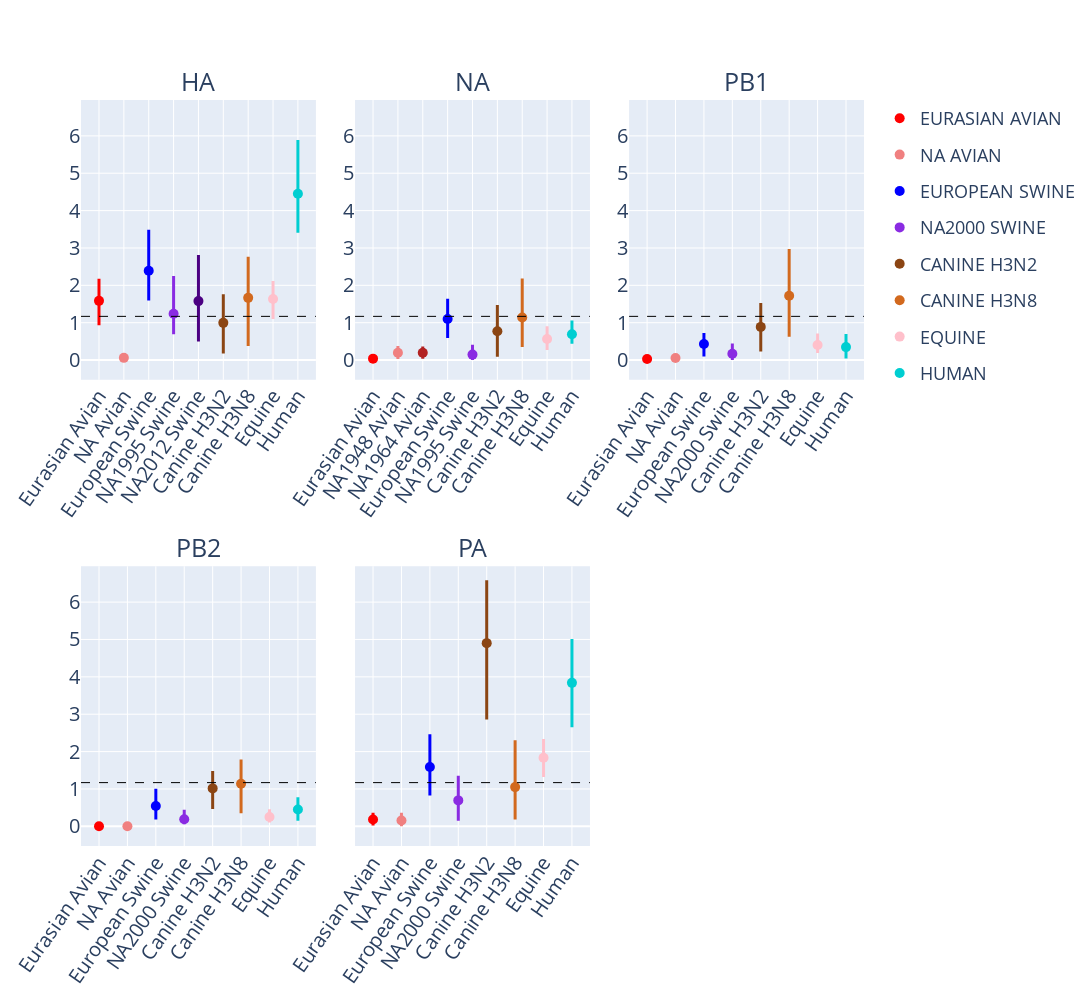

Notebook cell for this chart:
### Code cell
gene_order_map = [
    "HA",
    "NA",
    "PB1",
    "PB2",
    "PA"
]

color_and_host_order_map = {
    'Eurasian\nAvian': 'red',
    'NA\nAvian': 'lightcoral',
    'NA1948\nAvian': 'lightcoral',
    'NA1964\nAvian': 'firebrick',
    'European\nSwine': 'blue',
    'NA1986\nSwine': 'blueviolet',
    'NA1995\nSwine': 'blueviolet',
    'NA2000\nSwine': 'blueviolet',
    'NA2005\nSwine': 'blueviolet',
    'NA2012\nSwine': 'indigo',
    'Canine\nH3N2': 'saddlebrown',
    'Canine\nH3N8': 'chocolate',
    'Equine': 'pink',
    'Human': 'darkturquoise'
}

# Mapping new columns
df_to_use = df_all.copy()
df_to_use['color'] = df_to_use['host'].map(color_and_host_order_map)
df_to_use["host_order"] = df_to_use["host"].map({host:idx for idx,host in enumerate(color_and_host_order_map.keys())}).fillna(float("inf"))
df_to_use["gene_order"] = df_to_use["gene"].map({gene:idx for idx,gene in enumerate(gene_order_map)}).fillna(float("inf"))
df_to_use.sort_values(by=["host_order", "gene_order"], inplace=True)

# genes = df_to_use["gene"].unique()
genes = [element.upper() for element in ['HA', 'NA', 'PB1', 'PB2', 'PA']]
hosts = [element.upper() for element in [
    'Eurasian\nAvian', 
    'NA\nAvian', 
    'NA1948\nAvian',
    'NA1964\nAvian',
    'European\nSwine',
    'NA1995\nSwine',
    'NA2005\nSwine',
    'NA2000\nSwine',
    'NA2012\nSwine', 
    'Canine\nH3N2', 
    'Canine\nH3N8', 
    'Equine', 
    'Human'
]]
number_of_cols = 3
number_of_plots = len(genes)
number_of_rows = math.ceil(number_of_plots/number_of_cols)

# print(number_of_cols, number_of_plots, number_of_rows)

fig = make_subplots(
    subplot_titles=genes,
    rows=number_of_rows, 
    cols=number_of_cols,
    shared_yaxes='all',
    vertical_spacing=0.25,
    horizontal_spacing = 0.05
)

for idx, gene in enumerate(genes):
    subset_df = df_to_use[df_to_use["gene"] == gene]
    
    row_idx = idx % number_of_rows + 1
    column_idx = idx % number_of_cols + 1
    
    for host in hosts:
        
        sub_subset_df = subset_df[subset_df["host"].str.upper() == host]
        
        if sub_subset_df.empty:
            # raise RuntimeError(f"Host: {host} was not present in gene: {gene}")
            continue
        
        fig.add_trace(
            go.Scatter(
                x=sub_subset_df["host"], 
                y=sub_subset_df["adaptive_subs_per_codon_per_year"],
                name=host,
                text=gene,
                marker=dict(
                    color=sub_subset_df["color"].values[0],
                    size=10
                ),
                mode = "markers",
                error_y=dict(
                    type = 'data',
                    array = sub_subset_df["upper_95ci"] - sub_subset_df["adaptive_subs_per_codon_per_year"],
                    arrayminus = sub_subset_df["adaptive_subs_per_codon_per_year"] - sub_subset_df["lower_95ci"],
                    visible = True,
                    color = sub_subset_df["color"].values[0],
                    width=0,
                    thickness=3
                ),
                legendgroup=host,
                showlegend= idx == 1
            ),
            #where it adds data
            row = row_idx, 
            col = column_idx
        )
        
    #this makes the tick labels show for all plots
    getattr(fig.layout, 'yaxis' if idx == 0 else f'yaxis{idx}').showticklabels = True


    #this makes the title appear next to each row
    # if row_idx == 1:
    #     getattr(fig.layout, 'yaxis' if idx == 0 else f'yaxis{idx}').title = r'Adaptive Muts per Codon<br>per Year (x10^-3)'
        
fig.update_annotations(font_size=25)
            
fig.update_layout(
    font_size=18,
    width=1600,
    height=1000
)
fig.update_xaxes(tickangle=-55, tickfont_size=20)
fig.update_yaxes(tickfont_size=20)
fig.add_hline(y=1.17, line_width=1, line_dash="dash", line_color="black")
    
fig.show()

### Figure 1 — Plotly figure (JSON) as saved in the notebook; plotly's stock layout.template omitted (floating-point values rounded to 4 significant figures)
{"data": [{"error_y": {"array": [0.5911], "arrayminus": [0.651], "color": "red", "thickness": 3, "type": "data", "visible": true, "width": 0}, "legendgroup": "EURASIAN\nAVIAN", "marker": {"color": "red", "size": 10}, "mode": "markers", "name": "EURASIAN\nAVIAN", "showlegend": false, "text": "HA", "type": "scatter", "x": ["Eurasian\nAvian"], "xaxis": "x", "y": [1.585], "yaxis": "y"}, {"error_y": {"array": [0.107], "arrayminus": [0.05909], "color": "lightcoral", "thickness": 3, "type": "data", "visible": true, "width": 0}, "legendgroup": "NA\nAVIAN", "marker": {"color": "lightcoral", "size": 10}, "mode": "markers", "name": "NA\nAVIAN", "showlegend": false, "text": "HA", "type": "scatter", "x": ["NA\nAvian"], "xaxis": "x", "y": [0.05909], "yaxis": "y"}, {"error_y": {"array": [1.095], "arrayminus": [0.7975], "color": "blue", "thickness": 3, "type": "data", "visible": true, "width": 0}, "legendgroup": "EUROPEAN\nSWINE", "marker": {"color": "blue", "size": 10}, "mode": "markers", "name": "EUROPEAN\nSWINE", "showlegend": false, "text": "HA", "type": "scatter", "x": ["European\nSwine"], "xaxis": "x", "y": [2.391], "yaxis": "y"}, {"error_y": {"array": [1.014], "arrayminus": [0.5504], "color": "blueviolet", "thickness": 3, "type": "data", "visible": true, "width": 0}, "legendgroup": "NA1995\nSWINE", "marker": {"color": "blueviolet", "size": 10}, "mode": "markers", "name": "NA1995\nSWINE", "showlegend": false, "text": "HA", "type": "scatter", "x": ["NA1995\nSwine"], "xaxis": "x", "y": [1.24], "yaxis": "y"}, {"error_y": {"array": [1.236], "arrayminus": [1.079], "color": "indigo", "thickness": 3, "type": "data", "visible": true, "width": 0}, "legendgroup": "NA2012\nSWINE", "marker": {"color": "indigo", "size": 10}, "mode": "markers", "name": "NA2012\nSWINE", "showlegend": false, "text": "HA", "type": "scatter", "x": ["NA2012\nSwine"], "xaxis": "x", "y": [1.578], "yaxis": "y"}, {"error_y": {"array": [0.7631], "arrayminus": [0.8174], "color": "saddlebrown", "thickness": 3, "type": "data", "visible": true, "width": 0}, "legendgroup": "CANINE\nH3N2", "marker": {"color": "saddlebrown", "size": 10}, "mode": "markers", "name": "CANINE\nH3N2", "showlegend": false, "text": "HA", "type": "scatter", "x": ["Canine\nH3N2"], "xaxis": "x", "y": [0.9956], "yaxis": "y"}, {"error_y": {"array": [1.098], "arrayminus": [1.286], "color": "chocolate", "thickness": 3, "type": "data", "visible": true, "width": 0}, "legendgroup": "CANINE\nH3N8", "marker": {"color": "chocolate", "size": 10}, "mode": "markers", "name": "CANINE\nH3N8", "showlegend": false, "text": "HA", "type": "scatter", "x": ["Canine\nH3N8"], "xaxis": "x", "y": [1.665], "yaxis": "y"}, {"error_y": {"array": [0.4828], "arrayminus": [0.5367], "color": "pink", "thickness": 3, "type": "data", "visible": true, "width": 0}, "legendgroup": "EQUINE", "marker": {"color": "pink", "size": 10}, "mode": "markers", "name": "EQUINE", "showlegend": false, "text": "HA", "type": "scatter", "x": ["Equine"], "xaxis": "x", "y": [1.633], "yaxis": "y"}, {"error_y": {"array": [1.433], "arrayminus": [1.049], "color": "darkturquoise", "thickness": 3, "type": "data", "visible": true, "width": 0}, "legendgroup": "HUMAN", "marker": {"color": "darkturquoise", "size": 10}, "mode": "markers", "name": "HUMAN", "showlegend": false, "text": "HA", "type": "scatter", "x": ["Human"], "xaxis": "x", "y": [4.453], "yaxis": "y"}, {"error_y": {"array": [0.1792], "arrayminus": [0.1584], "color": "red", "thickness": 3, "type": "data", "visible": true, "width": 0}, "legendgroup": "EURASIAN\nAVIAN", "marker": {"color": "red", "size": 10}, "mode": "markers", "name": "EURASIAN\nAVIAN", "showlegend": true, "text": "NA", "type": "scatter", "x": ["Eurasian\nAvian"], "xaxis": "x5", "y": [0.1827], "yaxis": "y5"}, {"error_y": {"array": [0.2118], "arrayminus": [0.1504], "color": "lightcoral", "thickness": 3, "type": "data", "visible": true, "width": 0}, "legendgroup": "NA\nAVIAN", "marker": {"color": "lightcoral", "size": 10}, "mode": "markers", "name": "NA\nAVIAN", "showlegend": true, "text": "NA", "type": "scatter", "x": ["NA\nAvian"], "xaxis": "x5", "y": [0.1544], "yaxis": "y5"}, {"error_y": {"array": [0.877], "arrayminus": [0.7594], "color": "blue", "thickness": 3, "type": "data", "visible": true, "width": 0}, "legendgroup": "EUROPEAN\nSWINE", "marker": {"color": "blue", "size": 10}, "mode": "markers", "name": "EUROPEAN\nSWINE", "showlegend": true, "text": "NA", "type": "scatter", "x": ["European\nSwine"], "xaxis": "x5", "y": [1.587], "yaxis": "y5"}, {"error_y": {"array": [0.6598], "arrayminus": [0.547], "color": "blueviolet", "thickness": 3, "type": "data", "visible": true, "width": 0}, "legendgroup": "NA2000\nSWINE", "marker": {"color": "blueviolet", "size": 10}, "mode": "markers", "name": "NA2000\nSWINE", "showlegend": true, "text": "NA", "type": "scatter", "x": ["NA2000\nSwine"], "xaxis": "x5", "y": [0.6938], "yaxis": "y5"}, {"error_y": {"array": [1.683], "arrayminus": [2.041], "color": "saddlebrown", "thickness": 3, "type": "data", "visible": true, "width": 0}, "legendgroup": "CANINE\nH3N2", "marker": {"color": "saddlebrown", "size": 10}, "mode": "markers", "name": "CANINE\nH3N2", "showlegend": true, "text": "NA", "type": "scatter", "x": ["Canine\nH3N2"], "xaxis": "x5", "y": [4.902], "yaxis": "y5"}, {"error_y": {"array": [1.255], "arrayminus": [0.866], "color": "chocolate", "thickness": 3, "type": "data", "visible": true, "width": 0}, "legendgroup": "CANINE\nH3N8", "marker": {"color": "chocolate", "size": 10}, "mode": "markers", "name": "CANINE\nH3N8", "showlegend": true, "text": "NA", "type": "scatter", "x": ["Canine\nH3N8"], "xaxis": "x5", "y": [1.05], "yaxis": "y5"}, {"error_y": {"array": [0.5014], "arrayminus": [0.5123], "color": "pink", "thickness": 3, "type": "data", "visible": true, "width": 0}, "legendgroup": "EQUINE", "marker": {"color": "pink", "size": 10}, "mode": "markers", "name": "EQUINE", "showlegend": true, "text": "NA", "type": "scatter", "x": ["Equine"], "xaxis": "x5", "y": [1.836], "yaxis": "y5"}, {"error_y": {"array": [1.177], "arrayminus": [1.187], "color": "darkturquoise", "thickness": 3, "type": "data", "visible": true, "width": 0}, "legendgroup": "HUMAN", "marker": {"color": "darkturquoise", "size": 10}, "mode": "markers", "name": "HUMAN", "showlegend": true, "text": "NA", "type": "scatter", "x": ["Human"], "xaxis": "x5", "y": [3.839], "yaxis": "y5"}, {"error_y": {"array": [0.06405], "arrayminus": [0.02729], "color": "red", "thickness": 3, "type": "data", "visible": true, "width": 0}, "legendgroup": "EURASIAN\nAVIAN", "marker": {"color": "red", "size": 10}, "mode": "markers", "name": "EURASIAN\nAVIAN", "showlegend": false, "text": "PB1", "type": "scatter", "x": ["Eurasian\nAvian"], "xaxis": "x3", "y": [0.02729], "yaxis": "y3"}, {"error_y": {"array": [0.05755], "arrayminus": [0.05675], "color": "lightcoral", "thickness": 3, "type": "data", "visible": true, "width": 0}, "legendgroup": "NA\nAVIAN", "marker": {"color": "lightcoral", "size": 10}, "mode": "markers", "name": "NA\nAVIAN", "showlegend": false, "text": "PB1", "type": "scatter", "x": ["NA\nAvian"], "xaxis": "x3", "y": [0.05665], "yaxis": "y3"}, {"error_y": {"array": [0.2935], "arrayminus": [0.3374], "color": "blue", "thickness": 3, "type": "data", "visible": true, "width": 0}, "legendgroup": "EUROPEAN\nSWINE", "marker": {"color": "blue", "size": 10}, "mode": "markers", "name": "EUROPEAN\nSWINE", "showlegend": false, "text": "PB1", "type": "scatter", "x": ["European\nSwine"], "xaxis": "x3", "y": [0.4302], "yaxis": "y3"}, {"error_y": {"array": [0.2734], "arrayminus": [0.1681], "color": "blueviolet", "thickness": 3, "type": "data", "visible": true, "width": 0}, "legendgroup": "NA2000\nSWINE", "marker": {"color": "blueviolet", "size": 10}, "mode": "markers", "name": "NA2000\nSWINE", "showlegend": false, "text": "PB1", "type": "scatter", "x": ["NA2000\nSwine"], "xaxis": "x3", "y": [0.1681], "yaxis": "y3"}, {"error_y": {"array": [0.6371], "arrayminus": [0.6606], "color": "saddlebrown", "thickness": 3, "type": "data", "visible": true, "width": 0}, "legendgroup": "CANINE\nH3N2", "marker": {"color": "saddlebrown", "size": 10}, "mode": "markers", "name": "CANINE\nH3N2", "showlegend": false, "text": "PB1", "type": "scatter", "x": ["Canine\nH3N2"], "xaxis": "x3", "y": [0.8878], "yaxis": "y3"}, {"error_y": {"array": [1.252], "arrayminus": [1.098], "color": "chocolate", "thickness": 3, "type": "data", "visible": true, "width": 0}, "legendgroup": "CANINE\nH3N8", "marker": {"color": "chocolate", "size": 10}, "mode": "markers", "name": "CANINE\nH3N8", "showlegend": false, "text": "PB1", "type": "scatter", "x": ["Canine\nH3N8"], "xaxis": "x3", "y": [1.721], "yaxis": "y3"}, {"error_y": {"array": [0.3085], "arrayminus": [0.2098], "color": "pink", "thickness": 3, "type": "data", "visible": true, "width": 0}, "legendgroup": "EQUINE", "marker": {"color": "pink", "size": 10}, "mode": "markers", "name": "EQUINE", "showlegend": false, "text": "PB1", "type": "scatter", "x": ["Equine"], "xaxis": "x3", "y": [0.4024], "yaxis": "y3"}, {"error_y": {"array": [0.3488], "arrayminus": [0.3042], "color": "darkturquoise", "thickness": 3, "type": "data", "visible": true, "width": 0}, "legendgroup": "HUMAN", "marker": {"color": "darkturquoise", "size": 10}, "mode": "markers", "name": "HUMAN", "showlegend": false, "text": "PB1", "type": "scatter", "x": ["Human"], "xaxis": "x3", "y": [0.3475], "yaxis": "y3"}, {"error_y": {"array": [0], "arrayminus": [0], "color": "red", "thickness": 3, "type": "data", "visible": true, "width": 0}, "legendgroup": "EURASIAN\nAVIAN", "marker": {"color": "red", "size": 10}, "mode": "markers", "name": "EURASIAN\nAVIAN", "showlegend": false, "text": "PB2", "type": "scatter", "x": ["Eurasian\nAvian"], "xaxis": "x4", "y": [0], "yaxis": "y4"}, {"error_y": {"array": [0.001314], "arrayminus": [0.0004989], "color": "lightcoral", "thickness": 3, "type": "data", "visible": true, "width": 0}, "legendgroup": "NA\nAVIAN", "marker": {"color": "lightcoral", "size": 10}, "mode": "markers", "name": "NA\nAVIAN", "showlegend": false, "text": "PB2", "type": "scatter", "x": ["NA\nAvian"], "xaxis": "x4", "y": [0.0004989], "yaxis": "y4"}, {"error_y": {"array": [0.4585], "arrayminus": [0.3635], "color": "blue", "thickness": 3, "type": "data", "visible": true, "width": 0}, "legendgroup": "EUROPEAN\nSWINE", "marker": {"color": "blue", "size": 10}, "mode": "markers", "name": "EUROPEAN\nSWINE", "showlegend": false, "text": "PB2", "type": "scatter", "x": ["European\nSwine"], "xaxis": "x4", "y": [0.5446], "yaxis": "y4"}, {"error_y": {"array": [0.2557], "arrayminus": [0.1305], "color": "blueviolet", "thickness": 3, "type": "data", "visible": true, "width": 0}, "legendgroup": "NA2000\nSWINE", "marker": {"color": "blueviolet", "size": 10}, "mode": "markers", "name": "NA2000\nSWINE", "showlegend": false, "text": "PB2", "type": "scatter", "x": ["NA2000\nSwine"], "xaxis": "x4", "y": [0.1871], "yaxis": "y4"}, {"error_y": {"array": [0.4657], "arrayminus": [0.5487], "color": "saddlebrown", "thickness": 3, "type": "data", "visible": true, "width": 0}, "legendgroup": "CANINE\nH3N2", "marker": {"color": "saddlebrown", "size": 10}, "mode": "markers", "name": "CANINE\nH3N2", "showlegend": false, "text": "PB2", "type": "scatter", "x": ["Canine\nH3N2"], "xaxis": "x4", "y": [1.015], "yaxis": "y4"}, {"error_y": {"array": [0.6499], "arrayminus": [0.788], "color": "chocolate", "thickness": 3, "type": "data", "visible": true, "width": 0}, "legendgroup": "CANINE\nH3N8", "marker": {"color": "chocolate", "size": 10}, "mode": "markers", "name": "CANINE\nH3N8", "showlegend": false, "text": "PB2", "type": "scatter", "x": ["Canine\nH3N8"], "xaxis": "x4", "y": [1.141], "yaxis": "y4"}, {"error_y": {"array": [0.2067], "arrayminus": [0.1428], "color": "pink", "thickness": 3, "type": "data", "visible": true, "width": 0}, "legendgroup": "EQUINE", "marker": {"color": "pink", "size": 10}, "mode": "markers", "name": "EQUINE", "showlegend": false, "text": "PB2", "type": "scatter", "x": ["Equine"], "xaxis": "x4", "y": [0.2475], "yaxis": "y4"}, {"error_y": {"array": [0.3259], "arrayminus": [0.3027], "color": "darkturquoise", "thickness": 3, "type": "data", "visible": true, "width": 0}, "legendgroup": "HUMAN", "marker": {"color": "darkturquoise", "size": 10}, "mode": "markers", "name": "HUMAN", "showlegend": false, "text": "PB2", "type": "scatter", "x": ["Human"], "xaxis": "x4", "y": [0.4524], "yaxis": "y4"}, {"error_y": {"array": [0.08441], "arrayminus": [0.03896], "color": "red", "thickness": 3, "type": "data", "visible": true, "width": 0}, "legendgroup": "EURASIAN\nAVIAN", "marker": {"color": "red", "size": 10}, "mode": "markers", "name": "EURASIAN\nAVIAN", "showlegend": false, "text": "PA", "type": "scatter", "x": ["Eurasian\nAvian"], "xaxis": "x2", "y": [0.03856], "yaxis": "y2"}, {"error_y": {"array": [0.1784], "arrayminus": [0.1685], "color": "lightcoral", "thickness": 3, "type": "data", "visible": true, "width": 0}, "legendgroup": "NA1948\nAVIAN", "marker": {"color": "lightcoral", "size": 10}, "mode": "markers", "name": "NA1948\nAVIAN", "showlegend": false, "text": "PA", "type": "scatter", "x": ["NA1948\nAvian"], "xaxis": "x2", "y": [0.1965], "yaxis": "y2"}, {"error_y": {"array": [0.1679], "arrayminus": [0.16], "color": "firebrick", "thickness": 3, "type": "data", "visible": true, "width": 0}, "legendgroup": "NA1964\nAVIAN", "marker": {"color": "firebrick", "size": 10}, "mode": "markers", "name": "NA1964\nAVIAN", "showlegend": false, "text": "PA", "type": "scatter", "x": ["NA1964\nAvian"], "xaxis": "x2", "y": [0.196], "yaxis": "y2"}, {"error_y": {"array": [0.5424], "arrayminus": [0.5083], "color": "blue", "thickness": 3, "type": "data", "visible": true, "width": 0}, "legendgroup": "EUROPEAN\nSWINE", "marker": {"color": "blue", "size": 10}, "mode": "markers", "name": "EUROPEAN\nSWINE", "showlegend": false, "text": "PA", "type": "scatter", "x": ["European\nSwine"], "xaxis": "x2", "y": [1.1], "yaxis": "y2"}, {"error_y": {"array": [0.2646], "arrayminus": [0.1464], "color": "blueviolet", "thickness": 3, "type": "data", "visible": true, "width": 0}, "legendgroup": "NA1995\nSWINE", "marker": {"color": "blueviolet", "size": 10}, "mode": "markers", "name": "NA1995\nSWINE", "showlegend": false, "text": "PA", "type": "scatter", "x": ["NA1995\nSwine"], "xaxis": "x2", "y": [0.1464], "yaxis": "y2"}, {"error_y": {"array": [0.704], "arrayminus": [0.6834], "color": "saddlebrown", "thickness": 3, "type": "data", "visible": true, "width": 0}, "legendgroup": "CANINE\nH3N2", "marker": {"color": "saddlebrown", "size": 10}, "mode": "markers", "name": "CANINE\nH3N2", "showlegend": false, "text": "PA", "type": "scatter", "x": ["Canine\nH3N2"], "xaxis": "x2", "y": [0.7717], "yaxis": "y2"}, {"error_y": {"array": [1.041], "arrayminus": [0.7919], "color": "chocolate", "thickness": 3, "type": "data", "visible": true, "width": 0}, "legendgroup": "CANINE\nH3N8", "marker": {"color": "chocolate", "size": 10}, "mode": "markers", "name": "CANINE\nH3N8", "showlegend": false, "text": "PA", "type": "scatter", "x": ["Canine\nH3N8"], "xaxis": "x2", "y": [1.141], "yaxis": "y2"}, {"error_y": {"array": [0.3436], "arrayminus": [0.2964], "color": "pink", "thickness": 3, "type": "data", "visible": true, "width": 0}, "legendgroup": "EQUINE", "marker": {"color": "pink", "size": 10}, "mode": "markers", "name": "EQUINE", "showlegend": false, "text": "PA", "type": "scatter", "x": ["Equine"], "xaxis": "x2", "y": [0.5635], "yaxis": "y2"}, {"error_y": {"array": [0.3677], "arrayminus": [0.2525], "color": "darkturquoise", "thickness": 3, "type": "data", "visible": true, "width": 0}, "legendgroup": "HUMAN", "marker": {"color": "darkturquoise", "size": 10}, "mode": "markers", "name": "HUMAN", "showlegend": false, "text": "PA", "type": "scatter", "x": ["Human"], "xaxis": "x2", "y": [0.6904], "yaxis": "y2"}], "layout": {"annotations": [{"font": {"size": 25}, "showarrow": false, "text": "HA", "x": 0.15, "xanchor": "center", "xref": "paper", "y": 1, "yanchor": "bottom", "yref": "paper"}, {"font": {"size": 25}, "showarrow": false, "text": "NA", "x": 0.5, "xanchor": "center", "xref": "paper", "y": 1, "yanchor": "bottom", "yref": "paper"}, {"font": {"size": 25}, "showarrow": false, "text": "PB1", "x": 0.85, "xanchor": "center", "xref": "paper", "y": 1, "yanchor": "bottom", "yref": "paper"}, {"font": {"size": 25}, "showarrow": false, "text": "PB2", "x": 0.15, "xanchor": "center", "xref": "paper", "y": 0.375, "yanchor": "bottom", "yref": "paper"}, {"font": {"size": 25}, "showarrow": false, "text": "PA", "x": 0.5, "xanchor": "center", "xref": "paper", "y": 0.375, "yanchor": "bottom", "yref": "paper"}], "font": {"size": 18}, "height": 1000, "shapes": [{"line": {"color": "black", "dash": "dash", "width": 1}, "type": "line", "x0": 0, "x1": 1, "xref": "x domain", "y0": 1.17, "y1": 1.17, "yref": "y"}, {"line": {"color": "black", "dash": "dash", "width": 1}, "type": "line", "x0": 0, "x1": 1, "xref": "x2 domain", "y0": 1.17, "y1": 1.17, "yref": "y2"}, {"line": {"color": "black", "dash": "dash", "width": 1}, "type": "line", "x0": 0, "x1": 1, "xref": "x3 domain", "y0": 1.17, "y1": 1.17, "yref": "y3"}, {"line": {"color": "black", "dash": "dash", "width": 1}, "type": "line", "x0": 0, "x1": 1, "xref": "x4 domain", "y0": 1.17, "y1": 1.17, "yref": "y4"}, {"line": {"color": "black", "dash": "dash", "width": 1}, "type": "line", "x0": 0, "x1": 1, "xref": "x5 domain", "y0": 1.17, "y1": 1.17, "yref": "y5"}], "width": 1600, "xaxis": {"anchor": "y", "autorange": true, "domain": [0, 0.3], "range": [-0.6129, 8.613], "tickangle": -55, "tickfont": {"size": 20}, "type": "category"}, "xaxis2": {"anchor": "y2", "autorange": true, "domain": [0.35, 0.65], "range": [-0.6129, 8.613], "tickangle": -55, "tickfont": {"size": 20}, "type": "category"}, "xaxis3": {"anchor": "y3", "autorange": true, "domain": [0.7, 1], "range": [-0.5363, 7.536], "tickangle": -55, "tickfont": {"size": 20}, "type": "category"}, "xaxis4": {"anchor": "y4", "autorange": true, "domain": [0, 0.3], "range": [-0.5363, 7.536], "tickangle": -55, "tickfont": {"size": 20}, "type": "category"}, "xaxis5": {"anchor": "y5", "autorange": true, "domain": [0.35, 0.65], "range": [-0.5363, 7.536], "tickangle": -55, "tickfont": {"size": 20}, "type": "category"}, "xaxis6": {"anchor": "y6", "domain": [0.7, 1], "tickangle": -55, "tickfont": {"size": 20}}, "yaxis": {"anchor": "x", "autorange": true, "domain": [0.625, 1], "matches": "y4", "range": [-0.5453, 6.961], "showticklabels": true, "tickfont": {"size": 20}, "type": "linear"}, "yaxis2": {"anchor": "x2", "autorange": true, "domain": [0.625, 1], "matches": "y4", "range": [-0.5453, 6.961], "showticklabels": true, "tickfont": {"size": 20}, "type": "linear"}, "yaxis3": {"anchor": "x3", "autorange": true, "domain": [0.625, 1], "matches": "y4", "range": [-0.5453, 6.961], "showticklabels": true, "tickfont": {"size": 20}, "type": "linear"}, "yaxis4": {"anchor": "x4", "autorange": true, "domain": [0, 0.375], "range": [-0.5453, 6.961], "showticklabels": true, "tickfont": {"size": 20}, "type": "linear"}, "yaxis5": {"anchor": "x5", "autorange": true, "domain": [0, 0.375], "matches": "y4", "range": [-0.5453, 6.961], "showticklabels": false, "tickfont": {"size": 20}, "type": "linear"}, "yaxis6": {"anchor": "x6", "domain": [0, 0.375], "matches": "y4", "showticklabels": false, "tickfont": {"size": 20}}}}
